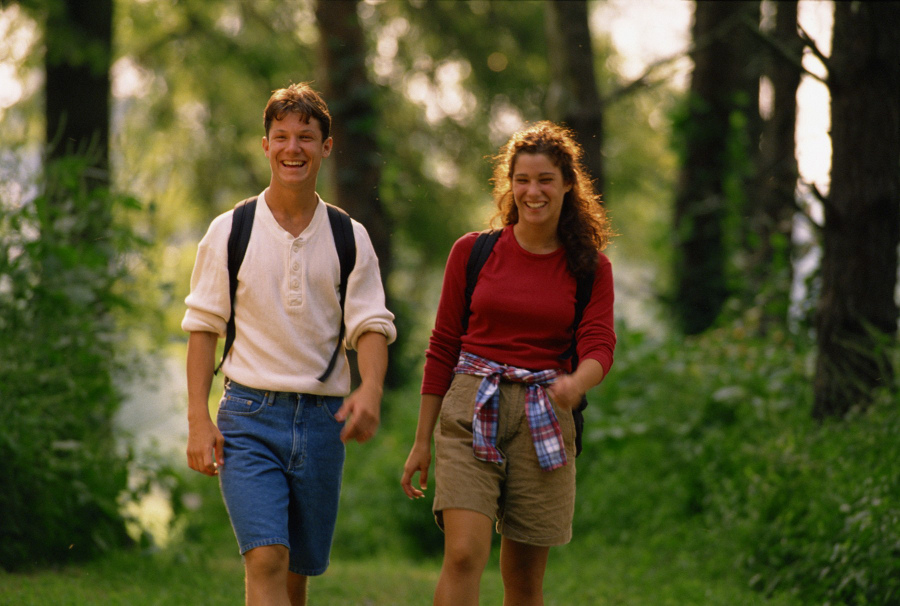
#> input picture people.jpg, 900 x 606 px
$ python face-test-ocv2.py
#> lines starting #> are read from the running program, lines starting #| are printed output that depends on the picture; after the words box and inside, x2 and y2 are one past the last pixel; in counts of white or black regions, pixels touching at a corner belong together
import cv2, sys

faceCascade = cv2.CascadeClassifier("face.xml")
image = cv2.imread("people.jpg")
#> image is the input picture: shape (606, 900, 3); mean B, G, R 47.8, 82.4, 84.8
gray = cv2.cvtColor(image, cv2.COLOR_BGR2GRAY)
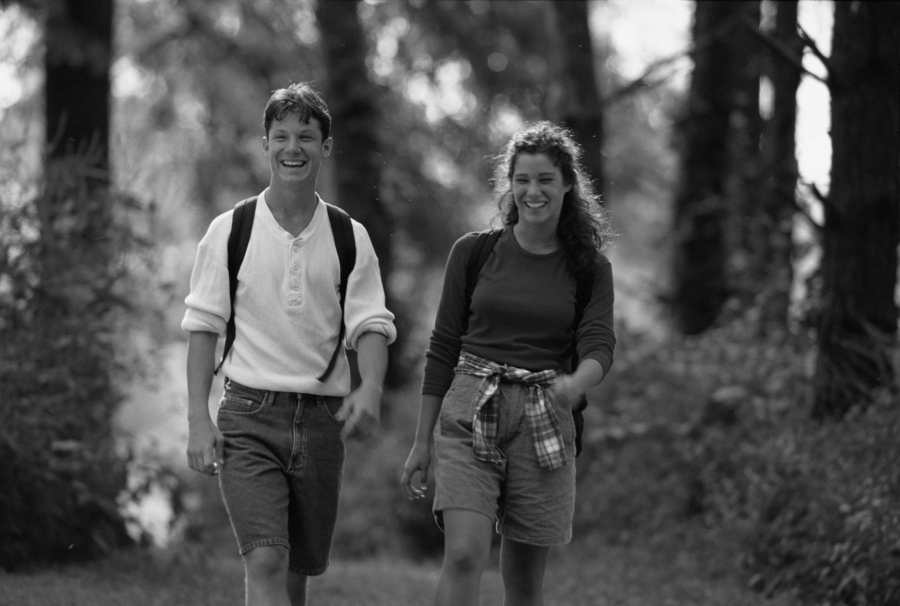
#> gray: shape (606, 900); min 2, max 248, mean 79.2
faces = faceCascade.detectMultiScale(gray, scaleFactor=1.1, minNeighbors=5, minSize=(30, 30))
#> faces = [[262, 113, 62, 62], [501, 155, 65, 65]]
for (x, y, w, h) in faces:
	cv2.rectangle(image, (x, y), (x+w, y+h), (0, 255, 0), 2)
#> this loop made 2 passes
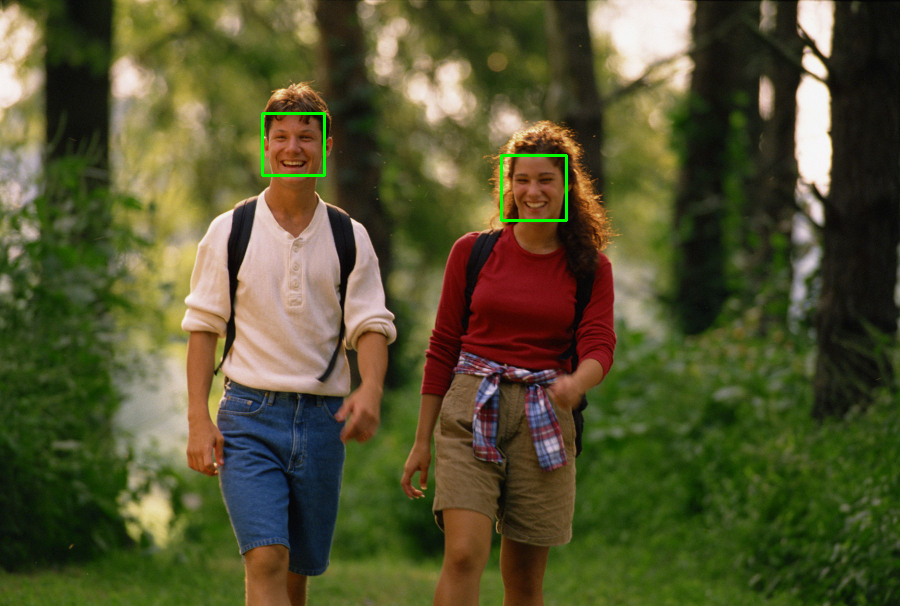
#> image: shape (606, 900, 3); 0.28% of pixels changed, all inside (x1, y1, x2, y2) = (261, 112, 568, 222)
cv2.imshow("Output" ,image)
cv2.waitKey(0)

$ run again, with outlet-test.jpg copied over people.jpg
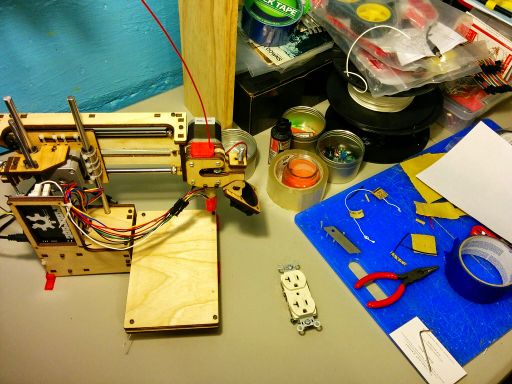
#> input picture outlet-test.jpg, 512 x 384 px
#> image is the input picture: shape (384, 512, 3); mean B, G, R 96.2, 126.1, 129.8
#> `gray = cv2.cvtColor(image, cv2.COLOR_BGR2GRAY)`:
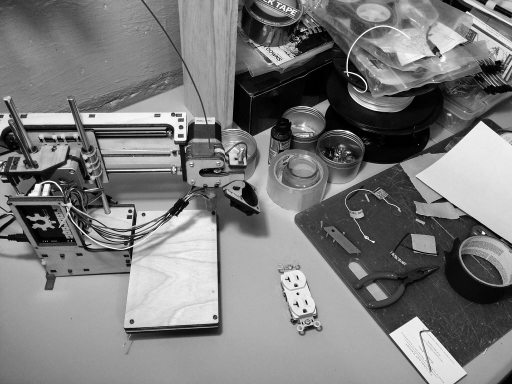
#> gray: shape (384, 512); min 0, max 255, mean 123.8
#> faces = ()
